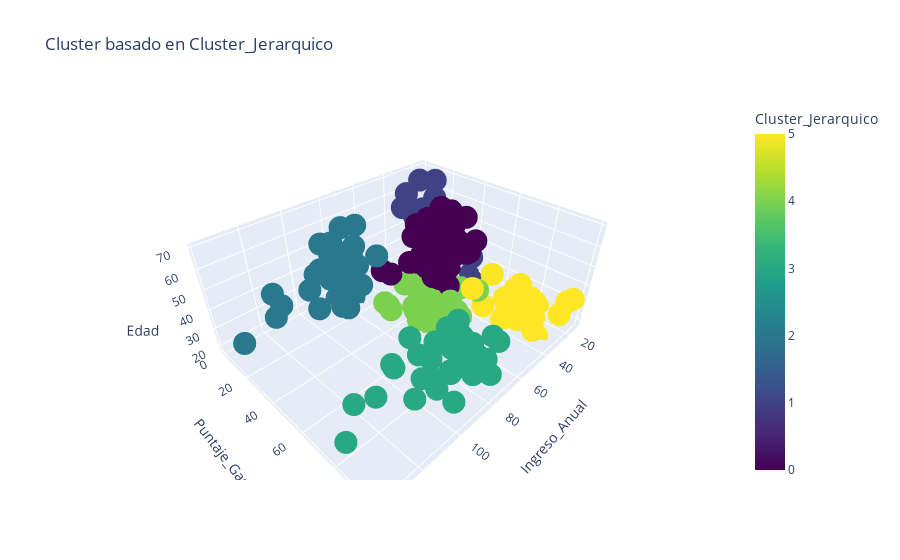
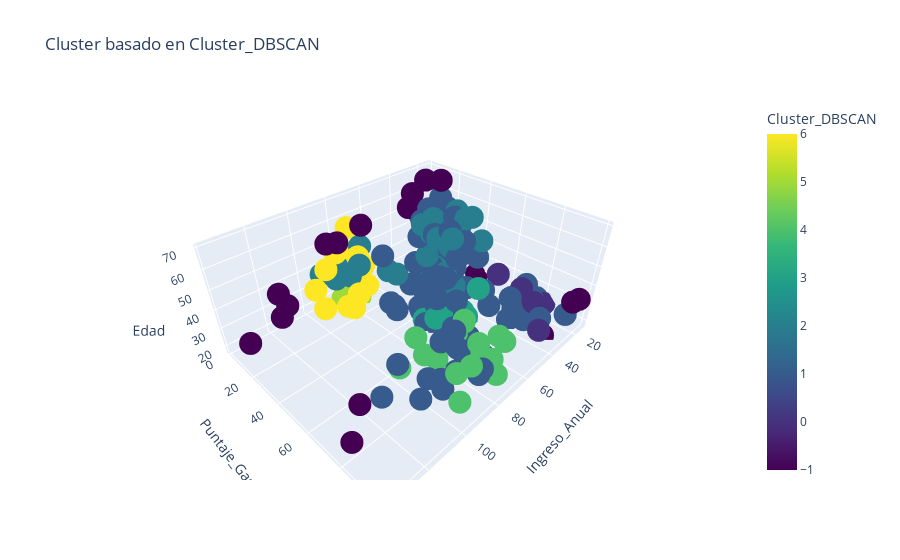
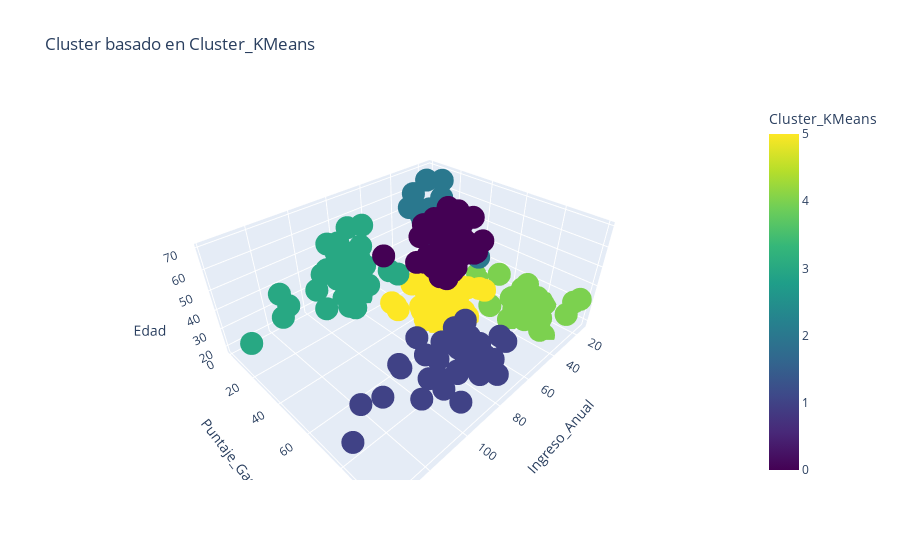
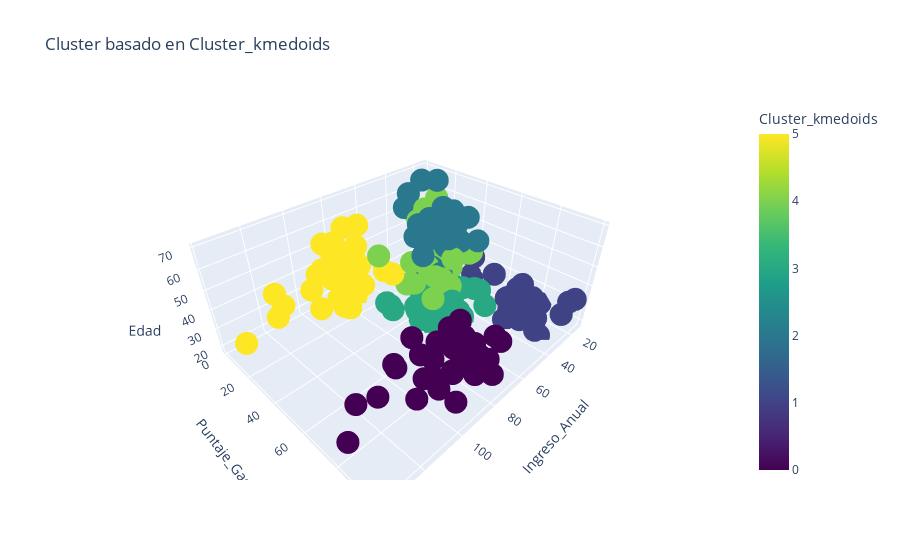

Source (notebook cell) for these figures, in order:
### Markdown cell above
### Visualizacion

### Code cell
import plotly.express as px

print("Vizualizacion de clusters proyeccion en 3D (Ingreso_Anual, Puntaje_Gasto, Edad):\n")
# Variables a graficar
x = df['Ingreso_Anual'] 
y = df['Puntaje_Gasto']
z = df['Edad']

# Lista de columnas de cluster
clusters = ['Cluster_Jerarquico', 'Cluster_DBSCAN', 'Cluster_KMeans', 'Cluster_kmedoids', 'Cluster_GMM']


# Crear un gráfico 3D interactivo para cada columna de cluster
for cluster in clusters:
    fig = px.scatter_3d(df, x='Ingreso_Anual', y='Puntaje_Gasto', z='Edad',
                        color=cluster, color_continuous_scale='Viridis', title=f'Cluster basado en {cluster}')
    
    # Definir nombre del archivo
    file_name = f"{cluster}_3D.html"
    
    # Guardar el gráfico como archivo HTML
    fig.write_html(os.path.join(results_path, file_name))

    # Mostrar gráfico interactivo
    fig.show()

### Figure 1 — Plotly figure (JSON) as saved in the notebook; plotly's stock layout.template omitted (floating-point values rounded to 4 significant figures; data arrays with more than 128 entries replaced by an {"elided": "..."} marker saying what was removed)
{"data": [{"hovertemplate": "Ingreso_Anual=%{x}<br>Puntaje_Gasto=%{y}<br>Edad=%{z}<br>Cluster_Jerarquico=%{marker.color}<extra></extra>", "legendgroup": "", "marker": {"color": {"elided": "200 int values"}, "coloraxis": "coloraxis", "symbol": "circle"}, "mode": "markers", "name": "", "scene": "scene", "showlegend": false, "type": "scatter3d", "x": {"elided": "200 int values"}, "y": {"elided": "200 int values"}, "z": {"elided": "200 int values"}}], "layout": {"coloraxis": {"colorbar": {"title": {"text": "Cluster_Jerarquico"}}, "colorscale": [[0, "#440154"], [0.1111, "#482878"], [0.2222, "#3e4989"], [0.3333, "#31688e"], [0.4444, "#26828e"], [0.5556, "#1f9e89"], [0.6667, "#35b779"], [0.7778, "#6ece58"], [0.8889, "#b5de2b"], [1, "#fde725"]]}, "legend": {"tracegroupgap": 0}, "scene": {"domain": {"x": [0, 1], "y": [0, 1]}, "xaxis": {"title": {"text": "Ingreso_Anual"}}, "yaxis": {"title": {"text": "Puntaje_Gasto"}}, "zaxis": {"title": {"text": "Edad"}}}, "title": {"text": "Cluster basado en Cluster_Jerarquico"}}}

### Figure 2 — Plotly figure (JSON) as saved in the notebook; plotly's stock layout.template omitted (floating-point values rounded to 4 significant figures; data arrays with more than 128 entries replaced by an {"elided": "..."} marker saying what was removed)
{"data": [{"hovertemplate": "Ingreso_Anual=%{x}<br>Puntaje_Gasto=%{y}<br>Edad=%{z}<br>Cluster_DBSCAN=%{marker.color}<extra></extra>", "legendgroup": "", "marker": {"color": {"elided": "200 int values"}, "coloraxis": "coloraxis", "symbol": "circle"}, "mode": "markers", "name": "", "scene": "scene", "showlegend": false, "type": "scatter3d", "x": {"elided": "200 int values"}, "y": {"elided": "200 int values"}, "z": {"elided": "200 int values"}}], "layout": {"coloraxis": {"colorbar": {"title": {"text": "Cluster_DBSCAN"}}, "colorscale": [[0, "#440154"], [0.1111, "#482878"], [0.2222, "#3e4989"], [0.3333, "#31688e"], [0.4444, "#26828e"], [0.5556, "#1f9e89"], [0.6667, "#35b779"], [0.7778, "#6ece58"], [0.8889, "#b5de2b"], [1, "#fde725"]]}, "legend": {"tracegroupgap": 0}, "scene": {"domain": {"x": [0, 1], "y": [0, 1]}, "xaxis": {"title": {"text": "Ingreso_Anual"}}, "yaxis": {"title": {"text": "Puntaje_Gasto"}}, "zaxis": {"title": {"text": "Edad"}}}, "title": {"text": "Cluster basado en Cluster_DBSCAN"}}}

### Figure 3 — Plotly figure (JSON) as saved in the notebook; plotly's stock layout.template omitted (floating-point values rounded to 4 significant figures; data arrays with more than 128 entries replaced by an {"elided": "..."} marker saying what was removed)
{"data": [{"hovertemplate": "Ingreso_Anual=%{x}<br>Puntaje_Gasto=%{y}<br>Edad=%{z}<br>Cluster_KMeans=%{marker.color}<extra></extra>", "legendgroup": "", "marker": {"color": {"elided": "200 int values"}, "coloraxis": "coloraxis", "symbol": "circle"}, "mode": "markers", "name": "", "scene": "scene", "showlegend": false, "type": "scatter3d", "x": {"elided": "200 int values"}, "y": {"elided": "200 int values"}, "z": {"elided": "200 int values"}}], "layout": {"coloraxis": {"colorbar": {"title": {"text": "Cluster_KMeans"}}, "colorscale": [[0, "#440154"], [0.1111, "#482878"], [0.2222, "#3e4989"], [0.3333, "#31688e"], [0.4444, "#26828e"], [0.5556, "#1f9e89"], [0.6667, "#35b779"], [0.7778, "#6ece58"], [0.8889, "#b5de2b"], [1, "#fde725"]]}, "legend": {"tracegroupgap": 0}, "scene": {"domain": {"x": [0, 1], "y": [0, 1]}, "xaxis": {"title": {"text": "Ingreso_Anual"}}, "yaxis": {"title": {"text": "Puntaje_Gasto"}}, "zaxis": {"title": {"text": "Edad"}}}, "title": {"text": "Cluster basado en Cluster_KMeans"}}}

### Figure 4 — Plotly figure (JSON) as saved in the notebook; plotly's stock layout.template omitted (floating-point values rounded to 4 significant figures; data arrays with more than 128 entries replaced by an {"elided": "..."} marker saying what was removed)
{"data": [{"hovertemplate": "Ingreso_Anual=%{x}<br>Puntaje_Gasto=%{y}<br>Edad=%{z}<br>Cluster_kmedoids=%{marker.color}<extra></extra>", "legendgroup": "", "marker": {"color": {"elided": "200 int values"}, "coloraxis": "coloraxis", "symbol": "circle"}, "mode": "markers", "name": "", "scene": "scene", "showlegend": false, "type": "scatter3d", "x": {"elided": "200 int values"}, "y": {"elided": "200 int values"}, "z": {"elided": "200 int values"}}], "layout": {"coloraxis": {"colorbar": {"title": {"text": "Cluster_kmedoids"}}, "colorscale": [[0, "#440154"], [0.1111, "#482878"], [0.2222, "#3e4989"], [0.3333, "#31688e"], [0.4444, "#26828e"], [0.5556, "#1f9e89"], [0.6667, "#35b779"], [0.7778, "#6ece58"], [0.8889, "#b5de2b"], [1, "#fde725"]]}, "legend": {"tracegroupgap": 0}, "scene": {"domain": {"x": [0, 1], "y": [0, 1]}, "xaxis": {"title": {"text": "Ingreso_Anual"}}, "yaxis": {"title": {"text": "Puntaje_Gasto"}}, "zaxis": {"title": {"text": "Edad"}}}, "title": {"text": "Cluster basado en Cluster_kmedoids"}}}
